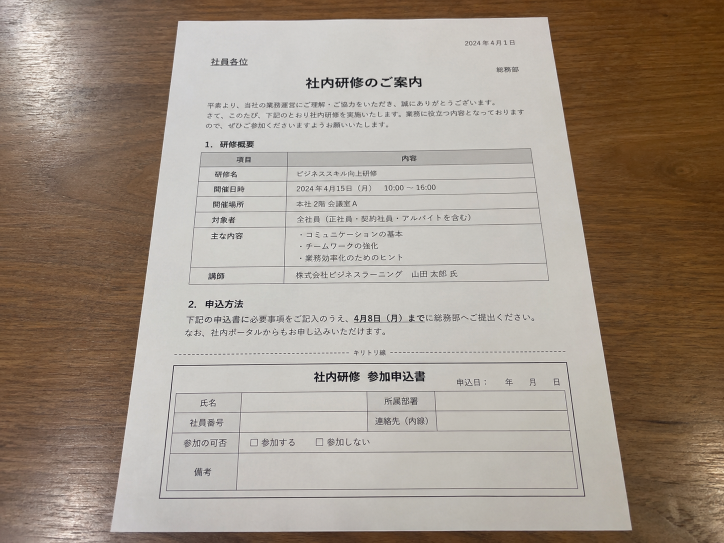
#> input picture document.jpg, 1448 x 1086 px, found by its file name (shown at 1/2 size)
$ python scanner-8.py
#> lines starting #> are read from the running program, lines starting #| are printed output that depends on the picture; after the words box and inside, x2 and y2 are one past the last pixel; in counts of white or black regions, pixels touching at a corner belong together
import cv2
import numpy as np


# =========================================================
# 設定
# =========================================================

# 入力画像
INPUT_FILE = "document.jpg"

# 出力画像
OUTPUT_FILE = "document_1.jpg"


# ---------------------------------------------------------
# 出力用紙
# "A4" または "B5"
# ---------------------------------------------------------
PAPER_SIZE = "A4"


# ---------------------------------------------------------
# 出力解像度
#
# 150 : 軽量
# 200 : おすすめ
# 300 : 高画質
# ---------------------------------------------------------
DPI = 200


# ---------------------------------------------------------
# 最終画像を画面に表示するか
# ---------------------------------------------------------
SHOW_FINAL_PREVIEW = True


# ---------------------------------------------------------
# デバッグ用
#
# False:
#   途中のウィンドウを表示しない
#
# True:
#   エッジや検出結果を一時的に表示する
# ---------------------------------------------------------
DEBUG_PREVIEW = False


# デバッグ画像を表示する時間（ミリ秒）
DEBUG_WAIT = 1200


# ---------------------------------------------------------
# 撮影ガイド
# ---------------------------------------------------------
GUIDE_MARGIN_X = 0.10
GUIDE_MARGIN_Y = 0.10


# ---------------------------------------------------------
# 書類候補として認める面積
# ---------------------------------------------------------
MIN_AREA_RATIO = 0.15
MAX_AREA_RATIO = 0.95


# =========================================================
# 用紙サイズ
# 単位：mm
# =========================================================

PAPER_SIZES_MM = {

    "A4": (
        210,
        297
    ),

    "B5": (
        182,
        257
    )
}


# =========================================================
# 4点の順番を整理
#
# 左上
# 右上
# 右下
# 左下
# =========================================================
def order_points(pts):

    pts = pts.reshape(
        4,
        2
    ).astype("float32")

    rect = np.zeros(
        (4, 2),
        dtype="float32"
    )


    # -----------------------------------------------------
    # x + y
    #
    # 最小 → 左上
    # 最大 → 右下
    # -----------------------------------------------------

    s = pts.sum(
        axis=1
    )

    rect[0] = pts[
        np.argmin(s)
    ]

    rect[2] = pts[
        np.argmax(s)
    ]


    # -----------------------------------------------------
    # y - x
    #
    # 最小 → 右上
    # 最大 → 左下
    # -----------------------------------------------------

    diff = np.diff(
        pts,
        axis=1
    ).reshape(-1)

    rect[1] = pts[
        np.argmin(diff)
    ]

    rect[3] = pts[
        np.argmax(diff)
    ]


    return rect


# =========================================================
# mm → pixel
# =========================================================
def mm_to_px(mm, dpi):

    return int(
        round(
            mm / 25.4 * dpi
        )
    )


# =========================================================
# 用紙サイズをpixelで取得
# =========================================================
def get_paper_pixel_size(
    paper,
    dpi,
    landscape=False
):

    if paper not in PAPER_SIZES_MM:

        raise ValueError(
            "PAPER_SIZE は "
            "'A4' または 'B5' を指定してください。"
        )


    paper_width_mm, paper_height_mm = (
        PAPER_SIZES_MM[paper]
    )


    width_px = mm_to_px(
        paper_width_mm,
        dpi
    )

    height_px = mm_to_px(
        paper_height_mm,
        dpi
    )


    # 横向きの場合
    if landscape:

        return (
            height_px,
            width_px
        )


    return (
        width_px,
        height_px
    )


# =========================================================
# 透視変換
#
# ここでA4/B5本来の縦横比に補正する
# =========================================================
def four_point_transform(
    image,
    pts,
    paper="A4"
):

    rect = order_points(
        pts
    )

    tl, tr, br, bl = rect


    # =====================================================
    # 撮影画像上での書類の幅
    # =====================================================

    width_a = np.linalg.norm(
        br - bl
    )

    width_b = np.linalg.norm(
        tr - tl
    )

    detected_width = max(
        width_a,
        width_b
    )


    # =====================================================
    # 撮影画像上での書類の高さ
    # =====================================================

    height_a = np.linalg.norm(
        tr - br
    )

    height_b = np.linalg.norm(
        tl - bl
    )

    detected_height = max(
        height_a,
        height_b
    )


    if (
        detected_width <= 0
        or
        detected_height <= 0
    ):

        return None, False


    # =====================================================
    # 用紙サイズ取得
    # =====================================================

    if paper not in PAPER_SIZES_MM:

        raise ValueError(
            "paper は "
            "'A4' または 'B5' を指定してください。"
        )


    paper_width_mm, paper_height_mm = (
        PAPER_SIZES_MM[paper]
    )


    # =====================================================
    # 縦置き / 横置き判定
    # =====================================================

    landscape = (
        detected_width
        >
        detected_height
    )


    # =====================================================
    # 透視変換後のサイズ
    #
    # 撮影画像の解像度を極端に変えず、
    # 用紙本来の縦横比だけを復元する
    # =====================================================

    if landscape:

        # 横向き
        paper_ratio = (
            paper_height_mm
            /
            paper_width_mm
        )

        output_width = int(
            detected_width
        )

        output_height = int(
            output_width
            /
            paper_ratio
        )

    else:

        # 縦向き
        paper_ratio = (
            paper_height_mm
            /
            paper_width_mm
        )

        output_width = int(
            detected_width
        )

        output_height = int(
            output_width
            *
            paper_ratio
        )


    if (
        output_width <= 0
        or
        output_height <= 0
    ):

        return None, landscape


    # =====================================================
    # 変換後の4点
    # =====================================================

    dst = np.array(
        [
            [
                0,
                0
            ],

            [
                output_width - 1,
                0
            ],

            [
                output_width - 1,
                output_height - 1
            ],

            [
                0,
                output_height - 1
            ]
        ],
        dtype="float32"
    )


    # =====================================================
    # 透視変換行列
    # =====================================================

    matrix = cv2.getPerspectiveTransform(
        rect,
        dst
    )


    # =====================================================
    # 透視変換
    # =====================================================

    warped = cv2.warpPerspective(
        image,
        matrix,
        (
            output_width,
            output_height
        )
    )


    return warped, landscape


# =========================================================
# 輪郭を四角形へ近似
# =========================================================
def approximate_quadrilateral(
    contour
):

    peri = cv2.arcLength(
        contour,
        True
    )


    # 1種類だけだと4点にならない場合があるため
    # 数段階試す
    epsilon_values = [
        0.02,
        0.025,
        0.03
    ]


    for epsilon in epsilon_values:

        approx = cv2.approxPolyDP(
            contour,
            epsilon * peri,
            True
        )


        # 4点でなければ除外
        if len(approx) != 4:
            continue


        # 凸四角形でなければ除外
        if not cv2.isContourConvex(
            approx
        ):
            continue


        return approx


    return None


# =========================================================
# 書類候補の点数
# =========================================================
def calculate_document_score(
    approx,
    area,
    guide_corners,
    guide_area,
    guide_center,
    image_diagonal
):

    rect = order_points(
        approx
    )


    # =====================================================
    # 書類候補の中心
    # =====================================================

    document_center = np.mean(
        rect,
        axis=0
    )


    # =====================================================
    # ガイド中心との距離
    # =====================================================

    center_distance = np.linalg.norm(
        document_center
        -
        guide_center
    )


    center_score = (
        1.0
        -
        min(
            center_distance
            /
            (
                image_diagonal
                *
                0.35
            ),
            1.0
        )
    )


    # =====================================================
    # 四隅とガイド四隅との距離
    # =====================================================

    corner_distances = []


    for (
        document_point,
        guide_point
    ) in zip(
        rect,
        guide_corners
    ):

        distance = np.linalg.norm(
            document_point
            -
            guide_point
        )

        corner_distances.append(
            distance
        )


    mean_corner_distance = np.mean(
        corner_distances
    )


    corner_score = (
        1.0
        -
        min(
            mean_corner_distance
            /
            (
                image_diagonal
                *
                0.35
            ),
            1.0
        )
    )


    # =====================================================
    # ガイドとの面積差
    # =====================================================

    size_difference = abs(
        area
        -
        guide_area
    ) / guide_area


    size_score = (
        1.0
        -
        min(
            size_difference,
            1.0
        )
    )


    # =====================================================
    # 総合点
    # =====================================================

    score = (
        corner_score
        *
        0.45

        +

        size_score
        *
        0.35

        +

        center_score
        *
        0.20
    )


    return score


# =========================================================
# 最終画像を正確なA4/B5サイズへ変更
#
# この時点ですでに縦横比を補正済みなので、
# 白い余白を追加する必要はない
# =========================================================
def resize_to_paper(
    image,
    paper,
    dpi,
    landscape=False
):

    target_width, target_height = (
        get_paper_pixel_size(
            paper,
            dpi,
            landscape
        )
    )


    resized = cv2.resize(
        image,
        (
            target_width,
            target_height
        ),
        interpolation=cv2.INTER_CUBIC
    )


    return resized


# =========================================================
# 画面表示用縮小
#
# 保存画像そのものには影響しない
# =========================================================
def resize_for_display(
    image,
    max_width=1000,
    max_height=850
):

    height, width = image.shape[:2]


    scale = min(
        max_width / width,
        max_height / height,
        1.0
    )


    if scale >= 1.0:
        return image


    new_width = int(
        width
        *
        scale
    )

    new_height = int(
        height
        *
        scale
    )


    return cv2.resize(
        image,
        (
            new_width,
            new_height
        ),
        interpolation=cv2.INTER_AREA
    )


# =========================================================
# 画像読み込み
# =========================================================

img = cv2.imread(
    INPUT_FILE
)
#> img is the input picture: shape (1086, 1448, 3); mean B, G, R 135.2, 147.7, 160.6


if img is None:

    print(
        f"{INPUT_FILE} を読み込めませんでした。"
    )

    print(
        "ファイル名や保存場所を確認してください。"
    )

    exit()


# =========================================================
# 画像サイズ
# =========================================================

height, width = img.shape[:2]


image_area = (
    width
    *
    height
)


image_diagonal = np.sqrt(
    width ** 2
    +
    height ** 2
)


# =========================================================
# 撮影ガイド
# =========================================================

guide_x1 = int(
    width
    *
    GUIDE_MARGIN_X
)

guide_y1 = int(
    height
    *
    GUIDE_MARGIN_Y
)

guide_x2 = int(
    width
    *
    (
        1.0
        -
        GUIDE_MARGIN_X
    )
)

guide_y2 = int(
    height
    *
    (
        1.0
        -
        GUIDE_MARGIN_Y
    )
)


# =========================================================
# ガイド面積
# =========================================================

guide_area = (
    (
        guide_x2
        -
        guide_x1
    )

    *

    (
        guide_y2
        -
        guide_y1
    )
)


# =========================================================
# ガイド中央
# =========================================================

guide_center = np.array(
    [
        (
            guide_x1
            +
            guide_x2
        ) / 2,

        (
            guide_y1
            +
            guide_y2
        ) / 2
    ],
    dtype="float32"
)


# =========================================================
# ガイド四隅
# =========================================================

guide_corners = np.array(
    [
        [
            guide_x1,
            guide_y1
        ],

        [
            guide_x2,
            guide_y1
        ],

        [
            guide_x2,
            guide_y2
        ],

        [
            guide_x1,
            guide_y2
        ]
    ],
    dtype="float32"
)


# =========================================================
# グレースケール化
# =========================================================

gray = cv2.cvtColor(
    img,
    cv2.COLOR_BGR2GRAY
)
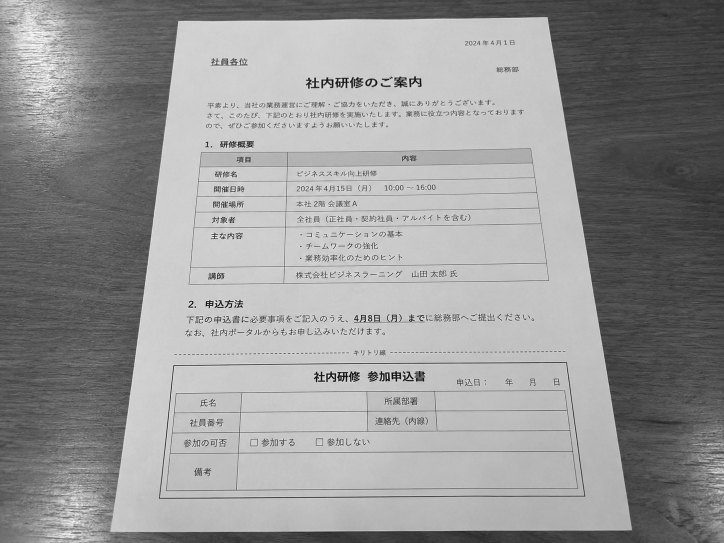
#> gray: shape (1086, 1448) (shown at 1/2 size); min 0, max 255, mean 150.1


# =========================================================
# ノイズ除去
# =========================================================

blur = cv2.GaussianBlur(
    gray,
    (
        5,
        5
    ),
    0
)


# =========================================================
# エッジ検出
# =========================================================

edge = cv2.Canny(
    blur,
    50,
    150
)
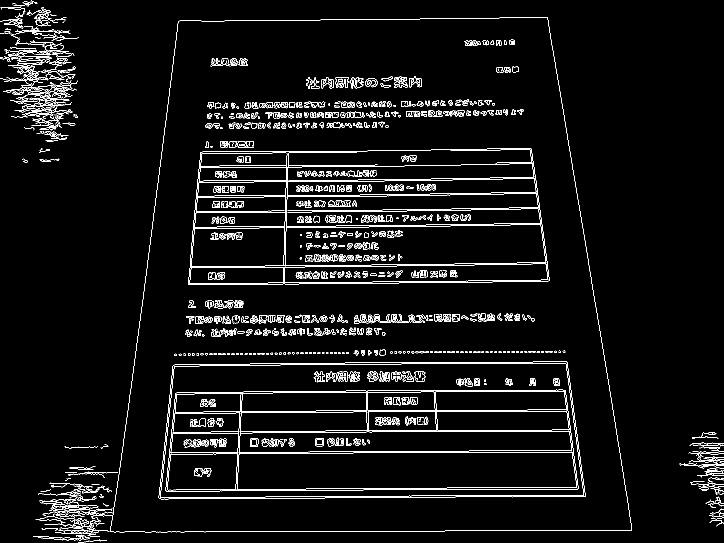
#> edge: shape (1086, 1448) (shown at 1/2 size); 4.5% white in thin lines or dots


# =========================================================
# エッジを少し繋げる
# =========================================================

kernel = np.ones(
    (
        3,
        3
    ),
    np.uint8
)


edge_closed = cv2.morphologyEx(
    edge,
    cv2.MORPH_CLOSE,
    kernel,
    iterations=1
)
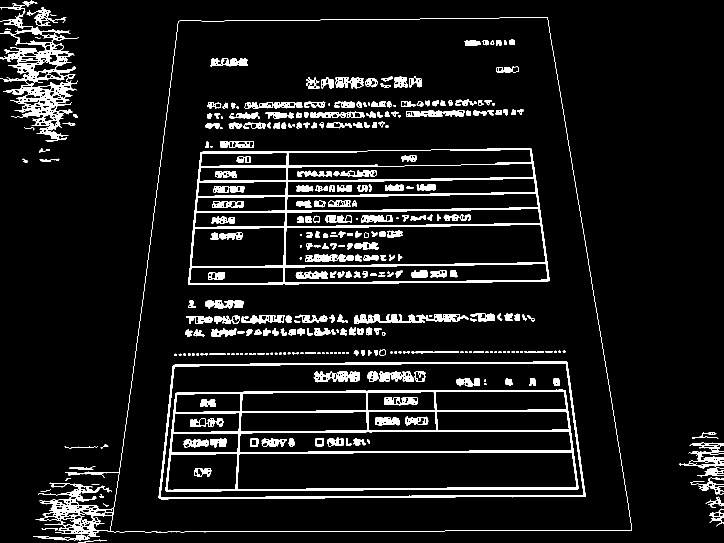
#> edge_closed: shape (1086, 1448) (shown at 1/2 size); 7.9% white; 323 white regions (46 under 20 px)


# =========================================================
# 輪郭検出
# =========================================================

contours, _ = cv2.findContours(
    edge_closed,
    cv2.RETR_LIST,
    cv2.CHAIN_APPROX_SIMPLE
)
#> contours = 946 contours, 318 with area under 20; largest, box (x1, y1, x2, y2) and area: (66, 34, 1264, 1082) 919561, (220, 34, 1264, 1065) 911004, (317, 723, 1171, 999) 220955, (320, 726, 1168, 996) 215057, (376, 296, 1099, 570) 183804


# =========================================================
# 書類候補
# =========================================================

document = None

best_score = -1

best_area = 0


# =========================================================
# 書類候補探索
# =========================================================

for contour in contours:

    # -----------------------------------------------------
    # 面積
    # -----------------------------------------------------

    area = cv2.contourArea(
        contour
    )


    area_ratio = (
        area
        /
        image_area
    )


    # -----------------------------------------------------
    # 小さすぎる輪郭を除外
    # -----------------------------------------------------

    if area_ratio < MIN_AREA_RATIO:
        continue


    # -----------------------------------------------------
    # 大きすぎる輪郭を除外
    # -----------------------------------------------------

    if area_ratio > MAX_AREA_RATIO:
        continue


    # -----------------------------------------------------
    # 四角形へ近似
    # -----------------------------------------------------

    approx = approximate_quadrilateral(
        contour
    )


    if approx is None:
        continue


    # -----------------------------------------------------
    # 候補の中心
    # -----------------------------------------------------

    rect = order_points(
        approx
    )


    center = np.mean(
        rect,
        axis=0
    )


    # -----------------------------------------------------
    # 中心がガイド内に存在するか
    # -----------------------------------------------------

    if not (
        guide_x1
        <=
        center[0]
        <=
        guide_x2

        and

        guide_y1
        <=
        center[1]
        <=
        guide_y2
    ):

        continue


    # -----------------------------------------------------
    # 書類候補を採点
    # -----------------------------------------------------

    score = calculate_document_score(
        approx,
        area,
        guide_corners,
        guide_area,
        guide_center,
        image_diagonal
    )


    # -----------------------------------------------------
    # 最も高得点の候補
    # -----------------------------------------------------

    if score > best_score:

        document = approx.copy()

        best_score = score

        best_area = area
#> this loop made 946 passes
#> (area, area_ratio) on passes 1, 3, 4: (22.5, 1.43e-05), (49, 3.12e-05), (30, 1.91e-05)
#> (the rest of the program and of its run is left out)
